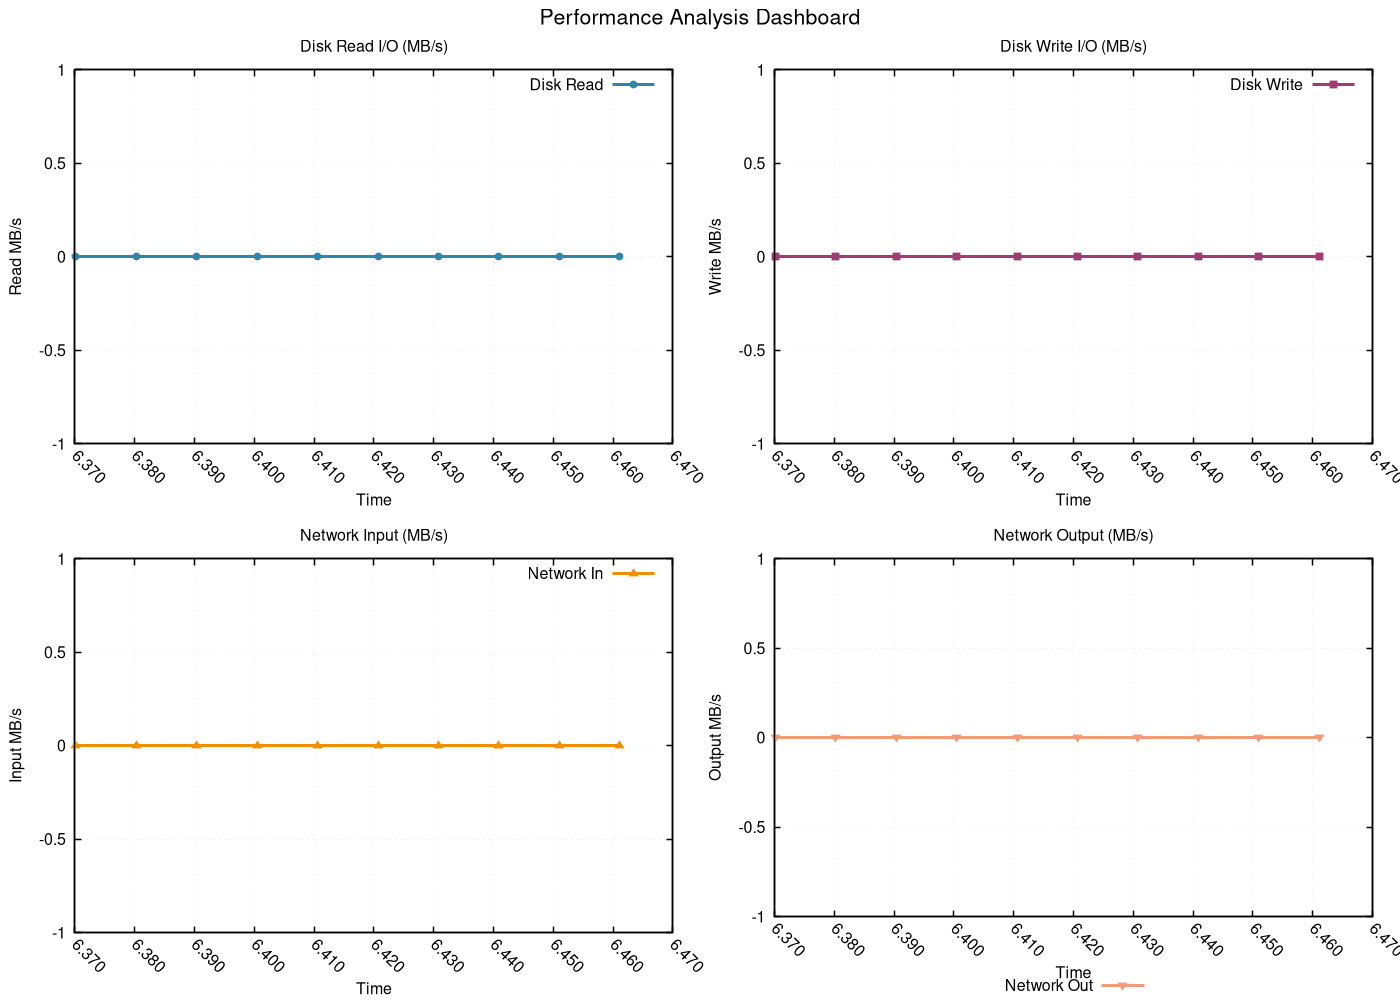

Reproduce this figure in gnuplot.
# GNUplot script for performance metrics
set terminal pngcairo enhanced font 'Helvetica,12' size 1400,1000
set output 'png/binary_search_20260131_225122_resources.png'

set multiplot layout 2,2 title 'Performance Analysis Dashboard' font 'Helvetica,16'
set style line 1 lc rgb '#2E86AB' lt 1 lw 3 pt 7 ps 0.8
set style line 2 lc rgb '#A23B72' lt 1 lw 3 pt 5 ps 0.8
set style line 3 lc rgb '#F18F01' lt 1 lw 3 pt 9 ps 0.8
set style line 4 lc rgb '#F19C79' lt 1 lw 3 pt 11 ps 0.8
set style line 5 lc rgb '#0ABB9F' lt 1 lw 3 pt 13 ps 0.8

set format x "%.3f"
set xtics rotate by -45
set autoscale x

set title 'Disk Read I/O (MB/s)'
set xlabel 'Time'
set ylabel 'Read MB/s'
set grid linestyle 1 lc rgb '#D3D3D3' lt 0 lw 1
set border linewidth 1.5
plot 'png/binary_search_20260131_225122_resources.dat' using 1:4 with linespoints ls 1 title 'Disk Read'
set title 'Disk Write I/O (MB/s)'
set xlabel 'Time'
set ylabel 'Write MB/s'
set grid linestyle 1 lc rgb '#D3D3D3' lt 0 lw 1
set border linewidth 1.5
plot 'png/binary_search_20260131_225122_resources.dat' using 1:5 with linespoints ls 2 title 'Disk Write'
set title 'Network Input (MB/s)'
set xlabel 'Time'
set ylabel 'Input MB/s'
set grid linestyle 1 lc rgb '#D3D3D3' lt 0 lw 1
set border linewidth 1.5
plot 'png/binary_search_20260131_225122_resources.dat' using 1:6 with linespoints ls 3 title 'Network In'
set title 'Network Output (MB/s)'
set xlabel 'Time'
set ylabel 'Output MB/s'
set grid linestyle 1 lc rgb '#D3D3D3' lt 0 lw 1
set border linewidth 1.5
set key outside center bottom horizontal
plot 'png/binary_search_20260131_225122_resources.dat' using 1:7 with linespoints ls 4 title 'Network Out'
unset multiplot
